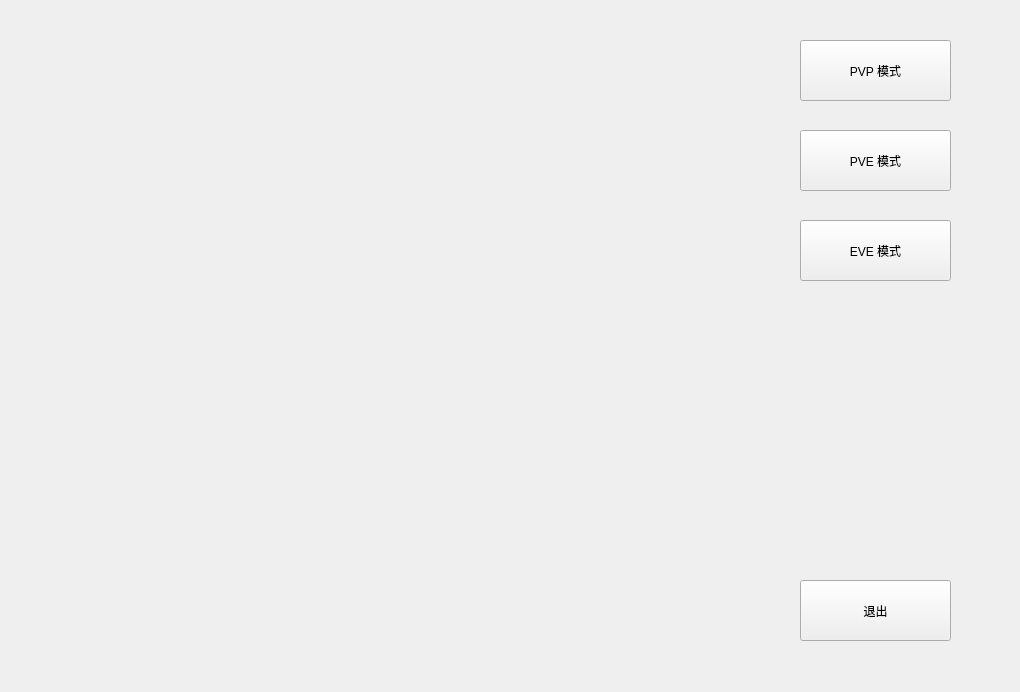
<?xml version="1.0" encoding="UTF-8"?>
<ui version="4.0">
 <class>Widget</class>
 <widget class="QWidget" name="Widget">
  <property name="geometry">
   <rect>
    <x>0</x>
    <y>0</y>
    <width>1020</width>
    <height>692</height>
   </rect>
  </property>
  <property name="windowTitle">
   <string>Widget</string>
  </property>
  <property name="windowIcon">
   <iconset resource="res.qrc">
    <normaloff>:/new/prefix1/logo.png</normaloff>:/new/prefix1/logo.png</iconset>
  </property>
  <widget class="QPushButton" name="pushButton">
   <property name="geometry">
    <rect>
     <x>800</x>
     <y>40</y>
     <width>151</width>
     <height>61</height>
    </rect>
   </property>
   <property name="mouseTracking">
    <bool>false</bool>
   </property>
   <property name="text">
    <string>PVP 模式</string>
   </property>
   <property name="checkable">
    <bool>false</bool>
   </property>
  </widget>
  <widget class="QPushButton" name="pushButton_2">
   <property name="geometry">
    <rect>
     <x>800</x>
     <y>130</y>
     <width>151</width>
     <height>61</height>
    </rect>
   </property>
   <property name="text">
    <string>PVE 模式</string>
   </property>
  </widget>
  <widget class="QPushButton" name="pushButton_3">
   <property name="geometry">
    <rect>
     <x>800</x>
     <y>580</y>
     <width>151</width>
     <height>61</height>
    </rect>
   </property>
   <property name="text">
    <string>退出</string>
   </property>
  </widget>
  <widget class="QPushButton" name="pushButton_4">
   <property name="geometry">
    <rect>
     <x>800</x>
     <y>220</y>
     <width>151</width>
     <height>61</height>
    </rect>
   </property>
   <property name="text">
    <string>EVE 模式</string>
   </property>
  </widget>
 </widget>
 <layoutdefault spacing="6" margin="11"/>
 <resources>
  <include location="res.qrc"/>
 </resources>
 <connections>
  <connection>
   <sender>pushButton_3</sender>
   <signal>clicked(bool)</signal>
   <receiver>Widget</receiver>
   <slot>close()</slot>
   <hints>
    <hint type="sourcelabel">
     <x>915</x>
     <y>611</y>
    </hint>
    <hint type="destinationlabel">
     <x>971</x>
     <y>634</y>
    </hint>
   </hints>
  </connection>
 </connections>
</ui>
